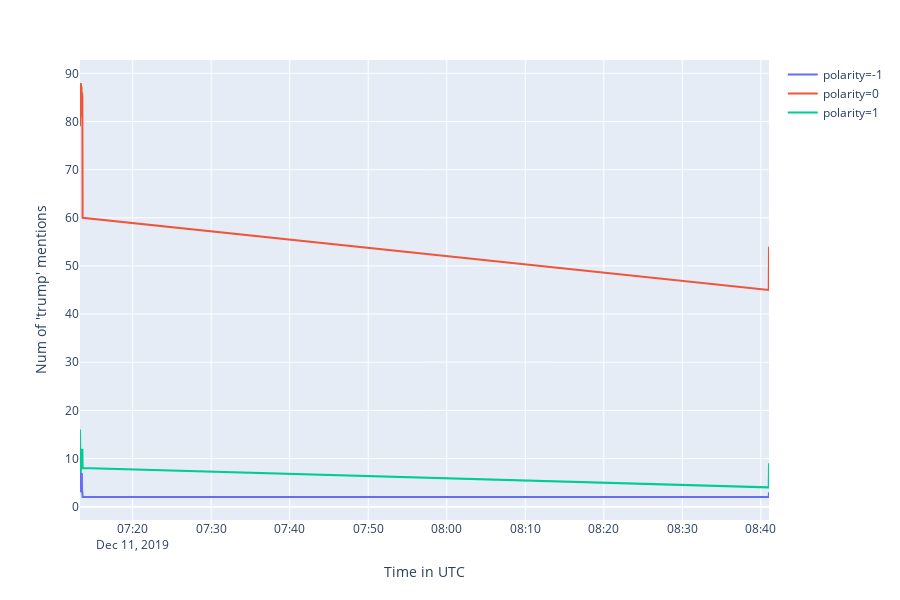

Notebook cell for this chart:
### Code cell
# -*- coding: utf-8 -*-
"""
Created on Sat Dec  7 15:10:47 2019

@author: Parth
"""
import settings
import mysql.connector
import pandas as pd
import time
import itertools
import math
import seaborn as sns
import matplotlib.pyplot as plt
import matplotlib as mpl
import plotly.express as px
import datetime
from IPython.display import clear_output
import plotly.offline as py
import plotly.graph_objs as go
from plotly.subplots import make_subplots
import tweepy
import numpy as np
import re
import nltk
from nltk.probability import FreqDist
from nltk.tokenize import word_tokenize
from nltk.corpus import stopwords
consumer_key='rNrnFupaEqKt0eb7hjbdHKdWg'
consumer_secret= 'DTTMoQOrCBmngaXmOnFhrBjdjwtT54x0AbGvNwwuqyYNWwEvc7'
access_token='1002268050513575936-gGrQUmDiMyCxO2Y88lc3ojqNzbtLGm'
access_token_secret='G572YTe2S5TQTTaXhFvl1WyNopa8ilrkgWSlCXBZQwU4C'
auth = tweepy.OAuthHandler(consumer_key, consumer_secret)
auth.set_access_token(access_token, access_token_secret)

api = tweepy.API(auth,wait_on_rate_limit=True)


db_connection = mysql.connector.connect(
    host="localhost",
    user="root",
    passwd="parth123n@#*",
    database="indiaagainstbjpdb",
    charset = 'utf8'
)


timenow = (datetime.datetime.utcnow() - datetime.timedelta(hours=0, minutes=30)).strftime('%Y-%m-%d %H:%M:%S')
query = "SELECT id_str, text, created_at, polarity, user_location FROM {}" \
                 .format(settings.TABLE_NAME)
df = pd.read_sql(query, con=db_connection)
# UTC for date time at default

#df['created_at'] = pd.to_datetime(df['created_at'])


# Clean and transform data to enable time series
result = df.groupby([pd.Grouper(key='created_at', freq='2s'), 'polarity']).count().unstack(fill_value=0).stack().reset_index()
#result['created_at'] = pd.to_datetime(result['created_at']).apply(lambda x: x.strftime('%m-%d %H:%M'))
#result = df
result = result.rename(columns={"id_str": "Num of '{}' mentions".format(settings.TRACK_WORDS), "created_at":"Time in UTC"})
time_series = result["Time in UTC"][result['polarity']==0].reset_index(drop=True)
fig = px.line(result, x='Time in UTC', y="Num of '{}' mentions".format(settings.TRACK_WORDS), color='polarity')
fig.show()
time.sleep(60)

#fig = px.line(result, x='Time in UTC', y="Num of '{}' mentions".format(settings.TRACK_WORDS[0]), color='polarity')
#fig.show()
#time.sleep(60)
'''
df=df.set_index('created_at')

sns.set(rc={'figure.figsize':(11, 4)})

df['polarity'].plot(linewidth=0.7)
'''



content = ' '.join(df["text"])
content = re.sub(r"http\S+", "", content)
content = content.replace('RT ', ' ').replace('&amp;', 'and')
content = re.sub('[^A-Za-z0-9]+', ' ', content)
content = content.lower()

tokenized_word = word_tokenize(content)
stop_words=set(stopwords.words("english"))
filtered_sent=[]
for w in tokenized_word:
    if w not in stop_words:
        filtered_sent.append(w)
fdist = FreqDist(filtered_sent)
fd = pd.DataFrame(fdist.most_common(10), columns = ["Word","Frequency"]).drop([0]).reindex()

y=fd['Frequency']
x=fd['Word']

index=np.arange(len(x))
plt.bar(index,y)
plt.xlabel('Words',fontsize=10)
plt.ylabel('Frequency',fontsize=10)
plt.xticks(index,x,fontsize=10,rotation=30)
plt.show()

### Figure 1 — Plotly figure (JSON) as saved in the notebook; plotly's stock layout.template omitted (floating-point values rounded to 4 significant figures)
{"data": [{"hoverlabel": {"namelength": 0}, "hovertemplate": "polarity=-1<br>Time in UTC=%{x}<br>Num of 'trump' mentions=%{y}", "legendgroup": "polarity=-1", "line": {"color": "#636efa", "dash": "solid"}, "mode": "lines", "name": "polarity=-1", "showlegend": true, "type": "scatter", "x": ["2019-12-11T07:13:18", "2019-12-11T07:13:20", "2019-12-11T07:13:22", "2019-12-11T07:13:24", "2019-12-11T07:13:26", "2019-12-11T07:13:28", "2019-12-11T07:13:30", "2019-12-11T07:13:32", "2019-12-11T07:13:34", "2019-12-11T07:13:36", "2019-12-11T07:13:38", "2019-12-11T08:41:00", "2019-12-11T08:41:02"], "xaxis": "x", "y": [5, 4, 9, 3, 4, 5, 5, 7, 3, 3, 2, 2, 3], "yaxis": "y"}, {"hoverlabel": {"namelength": 0}, "hovertemplate": "polarity=0<br>Time in UTC=%{x}<br>Num of 'trump' mentions=%{y}", "legendgroup": "polarity=0", "line": {"color": "#EF553B", "dash": "solid"}, "mode": "lines", "name": "polarity=0", "showlegend": true, "type": "scatter", "x": ["2019-12-11T07:13:18", "2019-12-11T07:13:20", "2019-12-11T07:13:22", "2019-12-11T07:13:24", "2019-12-11T07:13:26", "2019-12-11T07:13:28", "2019-12-11T07:13:30", "2019-12-11T07:13:32", "2019-12-11T07:13:34", "2019-12-11T07:13:36", "2019-12-11T07:13:38", "2019-12-11T08:41:00", "2019-12-11T08:41:02"], "xaxis": "x", "y": [79, 86, 84, 88, 87, 87, 87, 81, 86, 85, 60, 45, 54], "yaxis": "y"}, {"hoverlabel": {"namelength": 0}, "hovertemplate": "polarity=1<br>Time in UTC=%{x}<br>Num of 'trump' mentions=%{y}", "legendgroup": "polarity=1", "line": {"color": "#00cc96", "dash": "solid"}, "mode": "lines", "name": "polarity=1", "showlegend": true, "type": "scatter", "x": ["2019-12-11T07:13:18", "2019-12-11T07:13:20", "2019-12-11T07:13:22", "2019-12-11T07:13:24", "2019-12-11T07:13:26", "2019-12-11T07:13:28", "2019-12-11T07:13:30", "2019-12-11T07:13:32", "2019-12-11T07:13:34", "2019-12-11T07:13:36", "2019-12-11T07:13:38", "2019-12-11T08:41:00", "2019-12-11T08:41:02"], "xaxis": "x", "y": [16, 10, 7, 9, 9, 8, 8, 12, 11, 12, 8, 4, 9], "yaxis": "y"}], "layout": {"height": 600, "legend": {"tracegroupgap": 0}, "margin": {"t": 60}, "xaxis": {"anchor": "y", "domain": [0, 1], "title": {"text": "Time in UTC"}}, "yaxis": {"anchor": "x", "domain": [0, 1], "title": {"text": "Num of 'trump' mentions"}}}}
